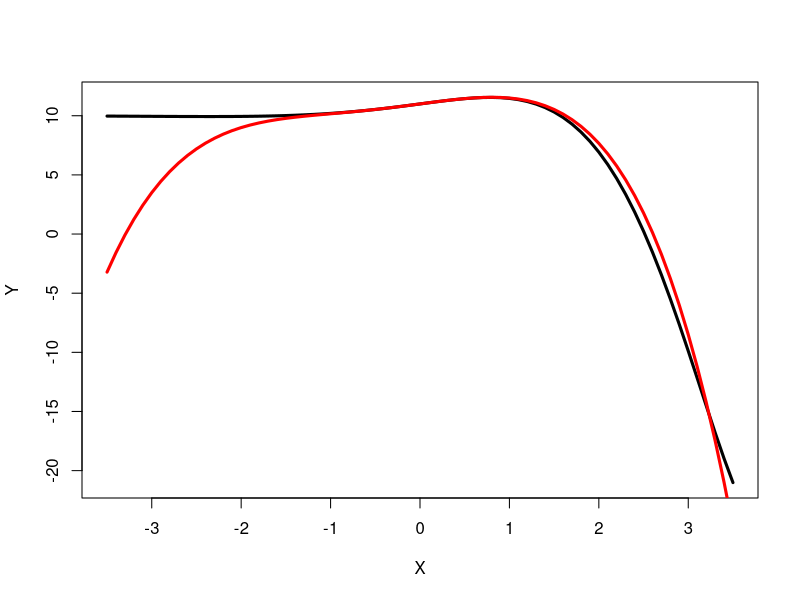

This figure's R source:
 x<-scan()

sequence = seq(-3.5,3.5,0.1)

f1 =11 +x-(1/3*(x^3)) -(1/6 * (x^4))
f2 = 10+exp(x)*cos(x)
y=c()

f1 <-function(y){
  11 + y - (1/3*(y^3)) - (1/6 *(y^4))
  
}
c <- c()

f2 <- function(c){
  10+exp(c)*cos(c)
}
fx = 11+sequence -(1/3*(sequence^3)) - (1/6 *(sequence^4))
xValues =seq(-3.5,3.5,0.1)
main =(10+(exp(xValues)* cos(xValues)))

plot(xValues,main,type="l",lwd=3,xlab="X",ylab = "Y")
lines(sequence,fx,col='red',lwd=3)

xs <-seq(-3.5,3.5,0.5)

absoluteError = abs(f1(xs)-f2(xs))
relativeError = (absoluteError/f2(xs))*100


dataTable <-data.frame(
  "x"=xs,
  "Absolute Error"=absoluteError,
  "Relative Error" =relativeError
)
print(dataTable)



